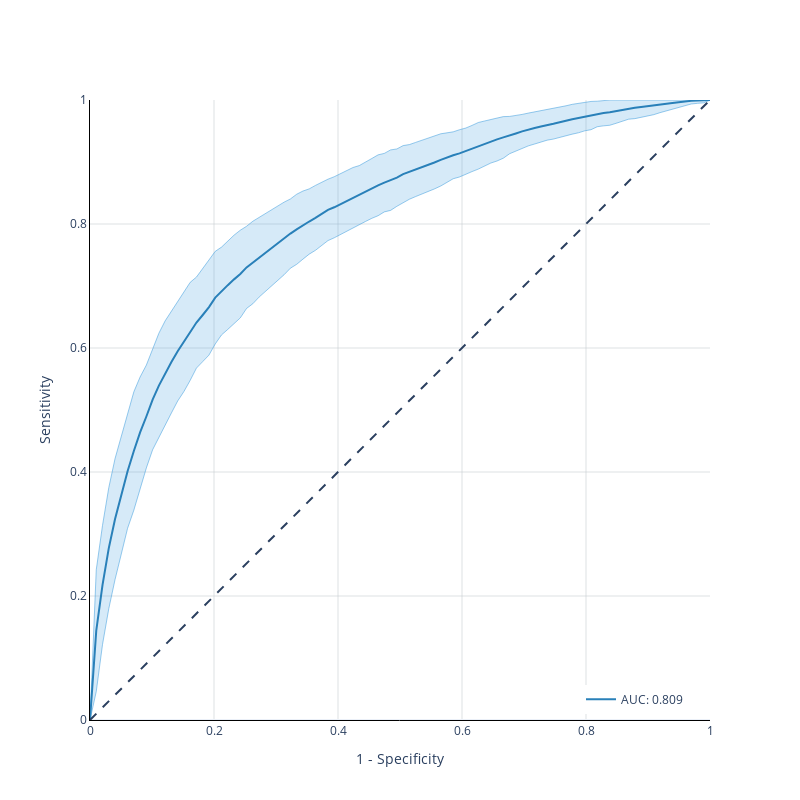

This figure's notebook cell:
### Code cell
kind = 'val'
c_fill      = 'rgba(52, 152, 219, 0.2)'
c_line      = 'rgba(52, 152, 219, 0.5)'
c_line_main = 'rgba(41, 128, 185, 1.0)'
c_grid      = 'rgba(189, 195, 199, 0.5)'
c_annot     = 'rgba(149, 165, 166, 0.5)'
c_highlight = 'rgba(192, 57, 43, 1.0)'
fpr_mean    = np.linspace(0, 1, 100)
interp_tprs = []
for i in range(100):
    fpr           = results[kind]['fpr'][i]
    tpr           = results[kind]['tpr'][i]
    interp_tpr    = np.interp(fpr_mean, fpr, tpr)
    interp_tpr[0] = 0.0
    interp_tprs.append(interp_tpr)
tpr_mean     = np.mean(interp_tprs, axis=0)
tpr_mean[-1] = 1.0
tpr_std      = 2*np.std(interp_tprs, axis=0)
tpr_upper    = np.clip(tpr_mean+tpr_std, 0, 1)
tpr_lower    = tpr_mean-tpr_std
auc          = np.mean(results[kind]['auc'])
fig = go.Figure([
    go.Scatter(
        x          = fpr_mean,
        y          = tpr_upper,
        line       = dict(color=c_line, width=1),
        hoverinfo  = "skip",
        showlegend = False,
        name       = 'upper'),
    go.Scatter(
        x          = fpr_mean,
        y          = tpr_lower,
        fill       = 'tonexty',
        fillcolor  = c_fill,
        line       = dict(color=c_line, width=1),
        hoverinfo  = "skip",
        showlegend = False,
        name       = 'lower'),
    go.Scatter(
        x          = fpr_mean,
        y          = tpr_mean,
        line       = dict(color=c_line_main, width=2),
        hoverinfo  = "skip",
        showlegend = True,
        name       = f'AUC: {auc:.3f}')
])
fig.add_shape(
    type ='line', 
    line =dict(dash='dash'),
    x0=0, x1=1, y0=0, y1=1
)
fig.update_layout(
    template    = 'plotly_white', 
    title_x     = 0.5,
    xaxis_title = "1 - Specificity",
    yaxis_title = "Sensitivity",
    width       = 800,
    height      = 800,
    legend      = dict(
        yanchor="bottom", 
        xanchor="right", 
        x=0.95,
        y=0.01,
    )
)
fig.update_yaxes(
    range       = [0, 1],
    gridcolor   = c_grid,
    scaleanchor = "x", 
    scaleratio  = 1,
    linecolor   = 'black')
fig.update_xaxes(
    range       = [0, 1],
    gridcolor   = c_grid,
    constrain   = 'domain',
    linecolor   = 'black')
